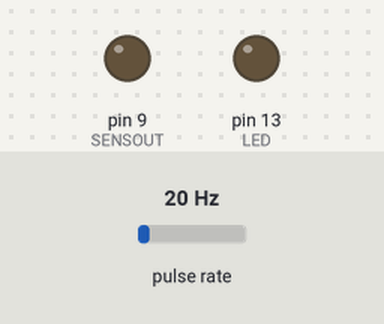
The sketch below on a simulated Arduino Pro Mini, built with avr-gcc and run on an emulated ATmega328P. Shown: output pins drawn as LEDs (lit = HIGH). Wiring (inferred from the names in the program): pulse sensor: data pin 2. The test bench sets the inputs (shaded band); at power-on: pulse rate 20 Hz.

Above: at 0.1 s.
At 1.1 s:
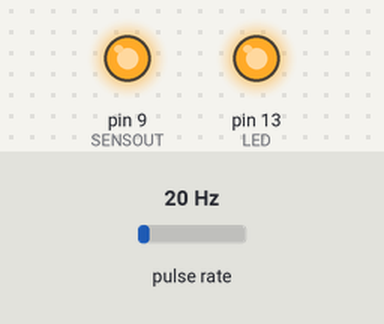
Timing chart, 0 to 2.6 s (numbered marks = the images above):
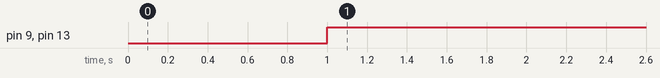

The sketch:

FlowMeter.ino
```cpp
#define LED 13
#define FLOWSENSOR 2
#define SENSOUT 9


volatile uint16_t flow_impulses = 0;

void setup()
{

	pinMode(LED, OUTPUT);
	pinMode(FLOWSENSOR, INPUT_PULLUP);
	pinMode(SENSOUT, OUTPUT);

	attachInterrupt(digitalPinToInterrupt(FLOWSENSOR), irq_flow, CHANGE);

	//digitalWrite(LED, 1);

}

void loop()
{

	flow_impulses = 0;
	delay(1000);
	if (flow_impulses > 5) {
		digitalWrite(LED, 1);
		digitalWrite(SENSOUT, 1);
	}
	else {
		digitalWrite(LED, 0);
		digitalWrite(SENSOUT, 0);
	}

}


void irq_flow()
{

	flow_impulses++;
}
```

Measured:
- by itself, pin 9 (SENSOUT), pin 13 (LED): LOW → HIGH at 1.0 s
